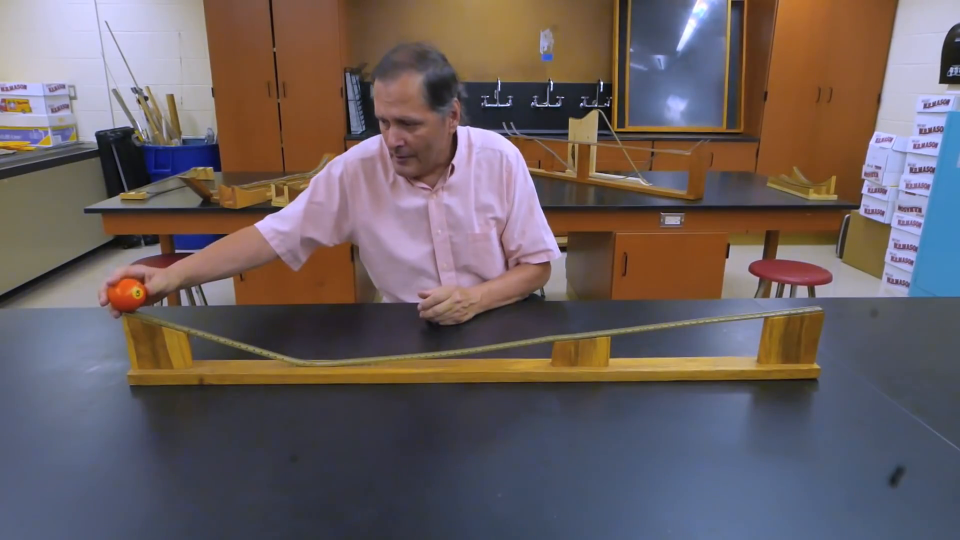
#> input picture frame 18 of week-11/input/marbleball.mp4, 1920 x 1080 px (shown at 1/2 size)
$ python detection.py
#> lines starting #> are read from the running program, lines starting #| are printed output that depends on the picture; after the words box and inside, x2 and y2 are one past the last pixel; in counts of white or black regions, pixels touching at a corner belong together; long printed decimals are rounded
#> further down, frame is the input picture: shape (1080, 1920, 3); mean B, G, R 96.2, 94.8, 106.1
### week-11/detector.py
import numpy as np
import cv2

def find_circle(img):
    blank_img = cv2.inRange(img, (25, 48, 170), (57, 103, 209))
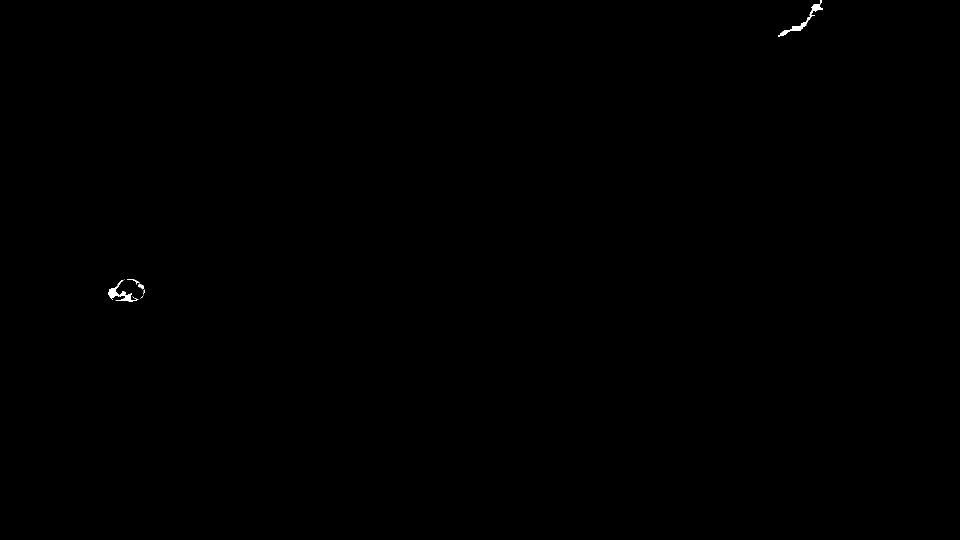
#> blank_img: shape (1080, 1920) (shown at 1/2 size); 0.07% white; 14 white regions (10 under 20 px)

    x, y = np.where(blank_img == 255)
#> x = 1552 values from 0 to 602; y = 1552 values, max 1645 at index 162, min 217 at index 1066, mean 913.5

    # center_x, center_y = int((min_x + max_x) / 2), int((min_y + max_y) / 2)

    # cv2.circle(img, (center_y, center_x), 10, (0, 255, 0), 2)

    contours, hierarchy = cv2.findContours(blank_img, cv2.RETR_TREE, cv2.CHAIN_APPROX_SIMPLE)
#> contours = 20 contours, 16 with area under 20; largest, box (x1, y1, x2, y2) and area: (1556, 0, 1646, 73) 616, (217, 560, 274, 603) 479, (277, 568, 289, 579) 51, (254, 558, 280, 569) 28
    cv2.drawContours(img, contours, -1, (0, 255, 0), 2)
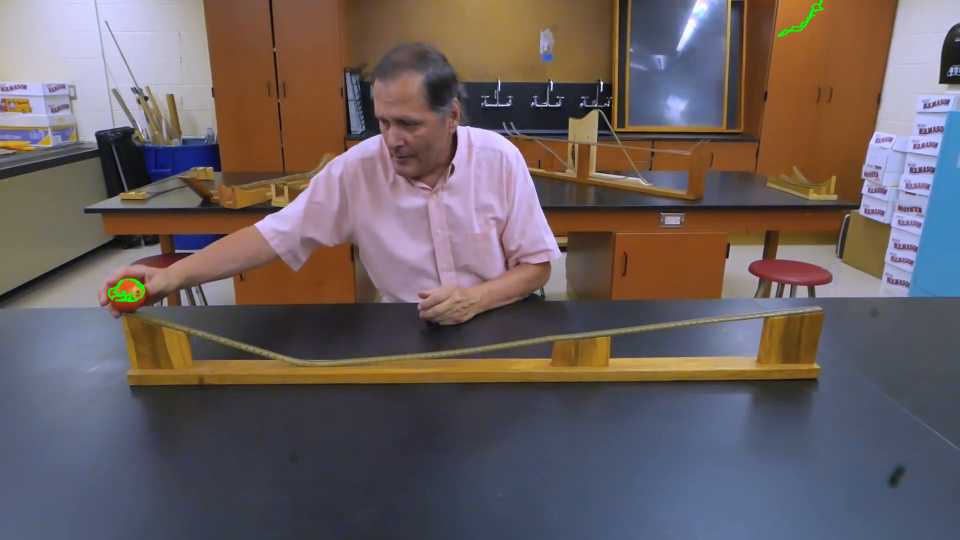
#> img: shape (1080, 1920, 3) (shown at 1/2 size); 0.1% of pixels changed, all inside (x1, y1, x2, y2) = (216, 0, 1647, 604)

    center = 0
    num_point = 0
    for contour in contours:
        center = center + np.sum(contour, axis=0)
        num_point += contour.shape[0]
#> this loop made 20 passes
#> (contour, center, num_point) on passes 3, 5, 6, 7, 8, 9, 13, 14, 15: ([[266, 594], [267, 594]], [[2717, 5963]], 10), ([[265, 592]], [[4399, 9522]], 16), ([[286, 590]], [[4685, 10112]], 17), ([[286, 585], [286, 588]], [[5257, 11285]], 19), ([[286, 581], [286, 582]], [[5829, 12448]], 21), ([[288, 580], [288, 585]], [[6405, 13613]], 23), ([[259, 595], [260, 594], [261, 595], [260, 596]], [[53202, 123759]], 211), ([[225, 593], [226, 592], [227, 593], [226, 594]], [[54106, 126131]], 215), ([[259, 591], [260, 590], [261, 591], [260, 592]], [[55146, 128495]], 219)
#> (center, num_point) on passes 1, 2, 4, 10, 11, 12: ([[280, 596]], 1), ([[2184, 4775]], 8), ([[4134, 8930]], 15), ([[14044, 29104]], 50), ([[50575, 117773]], 201), ([[52162, 121379]], 207)
#> after the loop, num_point = 403

    print(center / num_point)
#| [[743.151 387.174]]

    cv2.imshow("Detected", img)
    # cv2.imshow("Blank", blank_img)
    cv2.waitKey()


### week-11/detection.py
import cv2
import numpy as np
import matplotlib.pyplot as plt


from detector import *

# first_frame_center = (327, 543)
video_cap = cv2.VideoCapture("./input/marbleball.mp4")

while True:
    ret, frame = video_cap.read()
    if not ret:
        break
    find_circle(frame)

$ run again, starting later in the video
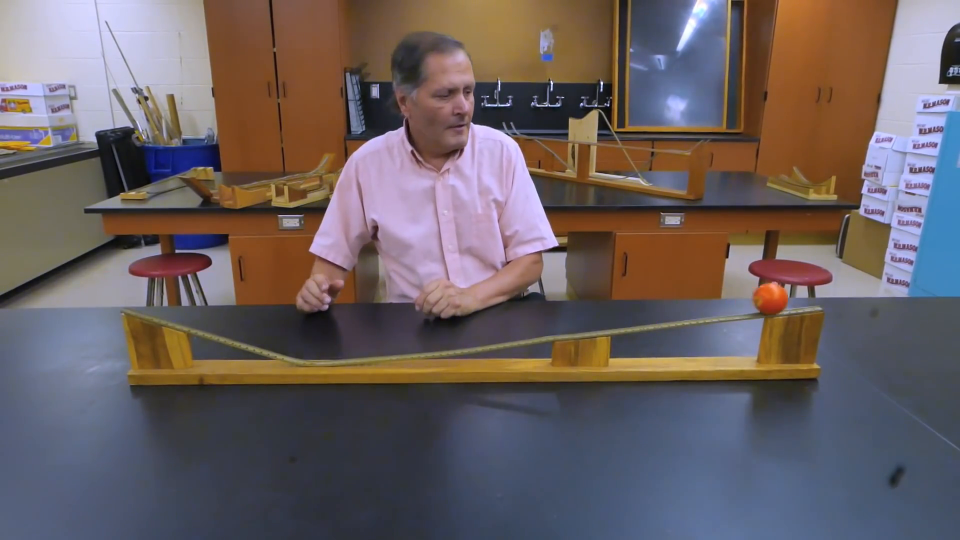
#> input picture frame 81 of week-11/input/marbleball.mp4, 1920 x 1080 px (shown at 1/2 size)
#> frame is the input picture: shape (1080, 1920, 3); mean B, G, R 97.2, 95.6, 106.5
#> blank_img: shape (1080, 1920); 0.08% white; 8 white regions (4 under 20 px)
#> x = 1725 values from 0 to 611; y = 1725 values, max 1647 at index 204, min 1512 at index 998, mean 1580.5
#> contours = 17 contours, 13 with area under 20; largest, box (x1, y1, x2, y2) and area: (1512, 575, 1570, 612) 642, (1602, 0, 1648, 50) 564, (1568, 52, 1608, 71) 186, (1566, 587, 1576, 605) 80
#> in find_circle, `cv2.drawContours(img, contours, -1, (0, 255, 0), 2)`:
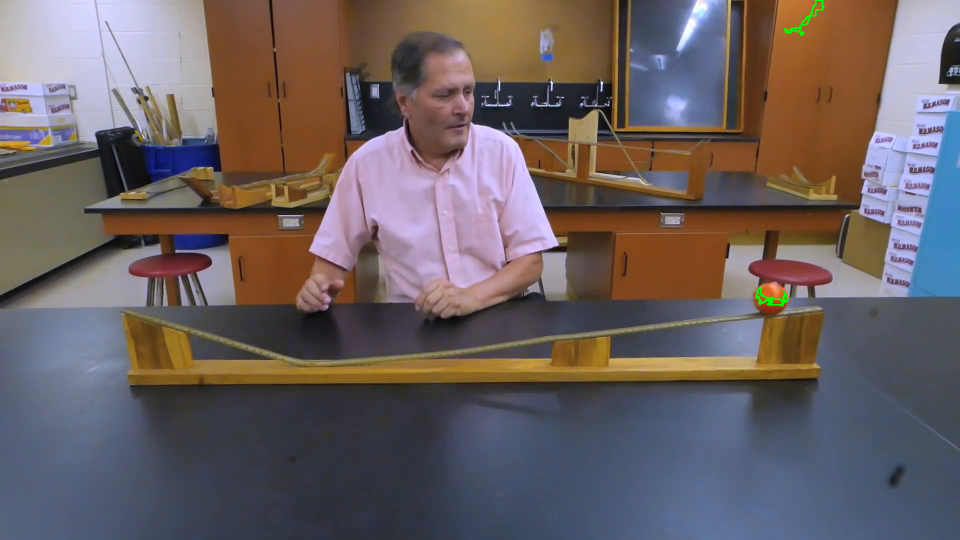
#> img: shape (1080, 1920, 3) (shown at 1/2 size); 0.08% of pixels changed, all inside (x1, y1, x2, y2) = (1511, 0, 1649, 613)
#> the loop in find_circle, `for contour in contours:` made 17 passes
#> (center, num_point) on passes 1, 5, 7, 8, 9, 10, 11, 12: ([[54950, 20855]], 35), ([[263707, 102044]], 171), ([[279219, 108090]], 181), ([[291383, 112910]], 189), ([[300638, 116516]], 195), ([[309887, 120110]], 201), ([[319094, 123704]], 207), ([[328343, 127286]], 213)
#> after the loop in find_circle, `for contour in contours:`: num_point = 349
#| [[1564.395  401.398 ]]

$ run again, starting later in the video
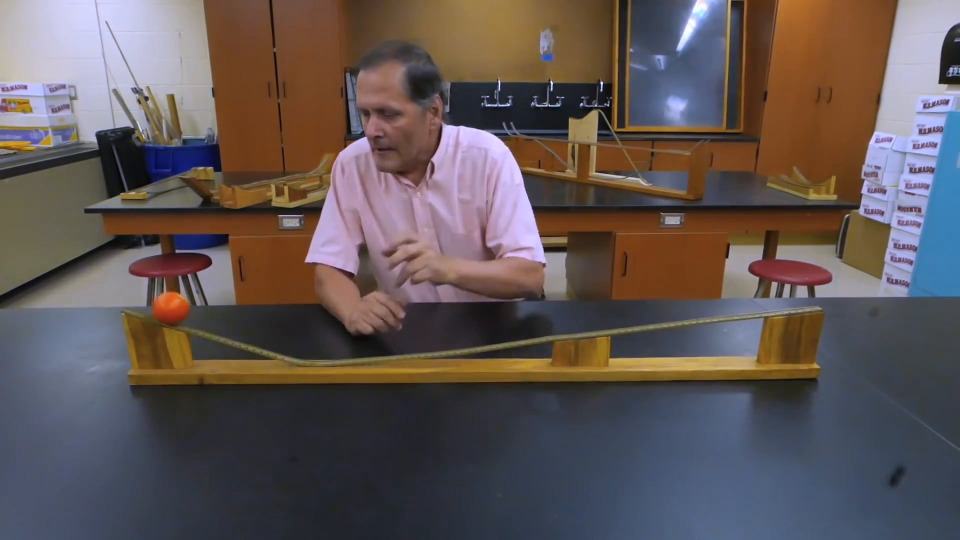
#> input picture frame 145 of week-11/input/marbleball.mp4, 1920 x 1080 px (shown at 1/2 size)
#> frame is the input picture: shape (1080, 1920, 3); mean B, G, R 85.3, 85.9, 96.4
#> blank_img: shape (1080, 1920); 0.06% white; 10 white regions (6 under 20 px)
#> x = 1232 values from 0 to 627; y = 1232 values, max 1630 at index 7, min 309 at index 540, mean 672.6
#> contours = 19 contours, 14 with area under 20; largest, box (x1, y1, x2, y2) and area: (309, 598, 376, 628) 754, (1598, 0, 1631, 40) 202, (1569, 34, 1592, 40) 26, (342, 618, 355, 621) 22, (336, 584, 356, 588) 20
#> in find_circle, `cv2.drawContours(img, contours, -1, (0, 255, 0), 2)`:
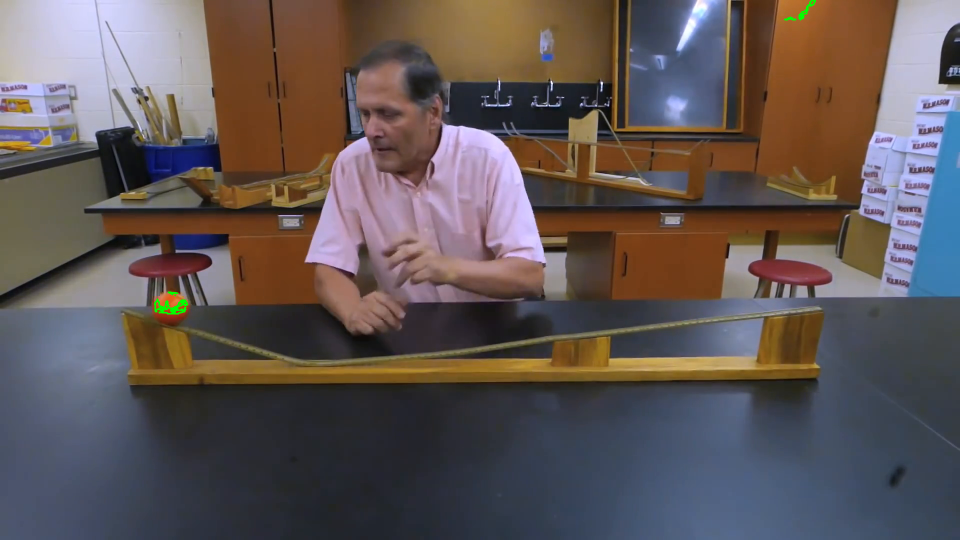
#> img: shape (1080, 1920, 3) (shown at 1/2 size); 0.08% of pixels changed, all inside (x1, y1, x2, y2) = (308, 0, 1632, 629)
#> the loop in find_circle, `for contour in contours:` made 19 passes
#> (center, num_point) on passes 4, 5, 6, 7, 8, 9, 11, 14: ([[58669, 105543]], 172), ([[60748, 109281]], 178), ([[62821, 113007]], 184), ([[64909, 116721]], 190), ([[66991, 120423]], 196), ([[68974, 124125]], 202), ([[72808, 130825]], 213), ([[78657, 140791]], 230)
#> after the loop in find_circle, `for contour in contours:`: num_point = 351
#| [[776.581 409.795]]
